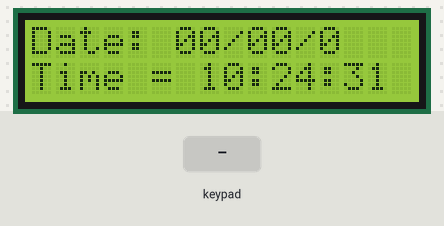
A sketch run on a simulated Arduino Uno, built with avr-gcc and run on an emulated ATmega328P. Shown: 16×2 character LCD. Inputs (shaded band) come from the test bench. The local clock reads 2024-03-15 10:24:30 at power-on unless the sketch sets it; what the sketch prints to the serial monitor is not drawn.

Above: at 1.4 s.
1.5 s: keypad keys 7 6 5 4 A pressed 0.4 s apart
At 4.4 s:
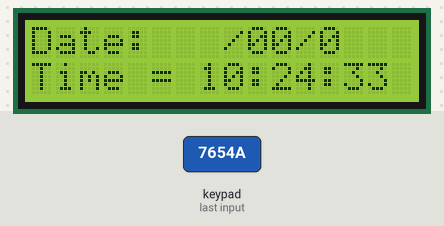
6.0 s: key '#' pressed
At 7.9 s:
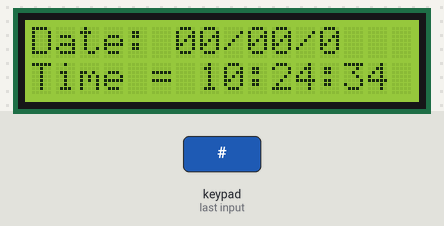
Timing chart, 0 to 9.4 s (numbered marks = the images above; inputs shaded):
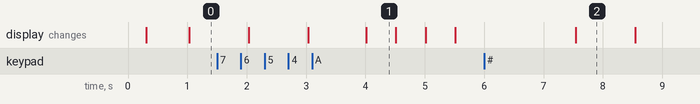

The sketch:

lab14-checkpoint3.ino
```cpp
#include <LiquidCrystal_I2C.h>
#include <Keypad_I2C.h>
#include <Keypad.h>
#include <Wire.h>
#include <TimeLib.h>
#include <DS1307RTC.h>

#define I2CADDR 0x20

const byte ROWS = 4;
const byte COLS = 4;

char hexaKeys[ROWS][COLS] = {
  {'1', '2', '3', 'A'},
  {'4', '5', '6', 'B'},
  {'7', '8', '9', 'C'},
  {'*', '0', '#', 'D'}
};

byte rowPins[ROWS] = {7, 6, 5, 4};
byte colPins[COLS] = {3, 2, 1, 0};


unsigned long last_time;  // ตัวแปรจับเวลา
int mode = 0;             // 0 = run, 1 = set time, 2 = set date
int select_time = 0;      // 0 = hour, 1 = minute
int select_date = 0;      // 0 = day, 1 = month, 2 = year
int hourDisplay;          // ตัวแปรแทน tm.hour
int minuteDisplay;        // ตัวแปรแทน tm.minute
int secondDisplay;        // ตัวแปรแทน tm.second
int dayDisplay;           // ตัวแปรแทน tm.day
int monthDisplay;         // ตัวแปรแทน tm.month
int yearDisplay;          // ตัวแปรแทน tm.year
bool isBlink = 0;         // ตัวแปรจัดการ การกระพริบ

LiquidCrystal_I2C lcd(0x27, 16, 2);
Keypad_I2C keypad( makeKeymap(hexaKeys), rowPins,
                   colPins, ROWS, COLS, I2CADDR);
tmElements_t tm;          //for DS1307

void print2digits(int number) {
  if (number >= 0 && number < 10) {
    Serial.write('0');
  }
  Serial.print(number);
}

void print2digitsLCD(int number) {
  if (number >= 0 && number < 10) {
    lcd.write('0');
  }
  lcd.print(number);
}

void setup()
{
  Serial.begin(38400);
  while (!Serial) ; // wait for Arduino Serial Monitor
  delay(200);
  lcd.init();
  lcd.backlight(); // เปิด backlight
  lcd.home();
  Wire.begin();
  keypad.begin();
  refresh_display();
}

void loop() {
  char key = keypad.getKey();
  if (mode == 0) {                        // running mode
    if (millis() - last_time > 1000) {    // ตอบสนองทุก 1 วินาที
      if (RTC.read(tm)) {
        last_time = millis();
        hourDisplay = tm.Hour;
        minuteDisplay = tm.Minute;
        secondDisplay = tm.Second;
        refresh_display();
      } else {
        if (RTC.chipPresent()) {
          Serial.println("The DS1307 is stopped. Please run the SetTime");
          Serial.println("example to initialize the time and begin running.");
          Serial.println();
        } else {
          Serial.println("DS1307 read error! Please check the circuitry.");
          Serial.println();
        }
        delay(9000);
      }
    }
    char key = keypad.getKey();           // อ่านค่าจาก keypad
    if (key == 'B') {                     // เปลี่ยน mode ตั้งเวลา เมื่อกด B
      mode = 1;
    }
    if (key == 'A') {                     // เปลี่ยน mode ตั้งวันที่ เมื่อกด A
      mode = 2;
      select_date = 0;
    }
  }
  else if (mode == 1) {                   // mode set เวลา
    char key = keypad.getKey();
    if (key != NO_KEY) {
      if (key == 'B') {                   // เลือกระหว่าง ชั่วโมง หรือ นาที
        select_time = !select_time;       // กลับโหมด 0->1->0 เมื่อกด B
      }
      if (key == 'C') {                   // กด C เป็นการเพิ่มค่า
        if (select_time) {                // สำหรับ นาที
          minuteDisplay++;
          if (minuteDisplay == 60)        // วน 0->59->0
            minuteDisplay = 0;
        } else {                          // สำหรับชั่วโมง
          hourDisplay++;
          if (hourDisplay == 24)          // วัน 0->23->0
            hourDisplay = 0;
        }
        refresh_display();                // เรียก refresh_display() เสมอ
      }
      if (key == 'D') {                   // กด D เพื่อลดค่า
        if (select_time) {                // สำหรับนาที
          minuteDisplay--;
          if (minuteDisplay == -1)        // วนลดค่า 59->0->59
            minuteDisplay = 59;
        } else {                          // สำหรับชั่วโมง
          hourDisplay--;
          if (hourDisplay == -1)          // วนลดค่า 23->0->23
            hourDisplay = 23;
        }
        refresh_display();                // เรียก refresh_display() เสมอ
      }
      if (key == '#') {                   // กด # จะ save ค่าลง DS 1307 แล้วนับต่อ
        tm.Minute = minuteDisplay;
        tm.Hour = hourDisplay;
        if (RTC.write(tm)) {
          Serial.println("[/] Write New Time Success");
          mode = 0;
        } else {                          // Handle กรณีมีข้อผิดพลาด
          Serial.println("[!] Write New Time Failed");
        }
      }

      if (millis() - last_time > 500) {     // ควบคุมการกระพิบหลักขณะที่มีการ set ค่าเวลา
        last_time = millis();               // แบบ non-blocking function
        if (select_time) {                  // สำหรับนาที
          if (isBlink) {
            lcd.setCursor(10, 1);           // ตำแหน่งของนาที คือแถวล่าง ช่อง 10-11
            lcd.print("  ");
          } else {
            lcd.setCursor(10, 1);
            print2digitsLCD(minuteDisplay); // ใช้ helper function แสดงค่า 2 หลัก
          }
          isBlink = !isBlink;
        } else {                            // สำหรัั่วโมง
          if (isBlink) {
            lcd.setCursor(7, 1);            // ตำแหน่งของนาที คือแถวบน ช่อง 7-8
            lcd.print("  ");
          } else {
            lcd.setCursor(7, 1);
            print2digitsLCD(hourDisplay);   // ใช้ helper function แสดงค่า 2 หลัก
          }
          isBlink = !isBlink;               // กลับค่า logic เพื่อให้กระพริบ
        }
      }
    }
  } else if (mode == 2) {                   // mode set วันที่
    if (key != NO_KEY) {
      if (key == 'A') {                     // เลือกระหว่างวันที่, เดือน, ปี
        refresh_display();
        select_date = (select_date + 1) % 3;    // วนระหว่าง วันที่ -> เดือน -> ปี
      }
      if (key == 'C') {                     // กด C เป็นการเพิ่มค่า
        if (select_date == 0) {             // day
          dayDisplay++;
          if (dayDisplay > 31)              // วน 0->31->0
            dayDisplay = 1;
        } else if (select_date == 1) {      // month
          monthDisplay++;                   // วน 0->12->0
          if (monthDisplay > 12)
            monthDisplay = 1;
        } else if (select_date == 2) {      // year
          yearDisplay;
        }
        refresh_display();
      }
      if (key == 'D') {                      // กด D เป็นการลดค่า
        if (select_date == 0) {              // day
          dayDisplay--;
          if (dayDisplay < 1)                // วน 31->0->31
            dayDisplay = 31;
        } else if (select_date == 1) {       // month
          monthDisplay--;
          if (monthDisplay < 1)              // วน 12->0->12
            monthDisplay = 12;
        } else if (select_date == 2) {       // year
          yearDisplay--;
        }
        refresh_display();
      }
      if (key == '#') {              // กด # จะ save ค่าลง DS 1307 แล้วนับต่อ
        tm.Day = dayDisplay;
        tm.Month = monthDisplay;
        tm.Year = CalendarYrToTm(yearDisplay);
        if (RTC.write(tm)) {
          Serial.println("[/] Write New Date Success");
          mode = 0;
        } else {    // Handle กรณีมีข้อผิดพลาด
          Serial.println("[!] Write New Date Failed");
        }
      }
    }
    if (millis() - last_time > 500) { // ควบคุมการกระพิบหลักขณะที่มีการ set ค่าวันที่
      last_time = millis();           // แบบ non-blocking function
      if (select_date == 0) {         // Day
        lcd.setCursor(6, 0);          // ตำแหน่งของวันที่ คือแถวบน ช่อง 6-7
        if (isBlink)
          lcd.print("  ");
        else print2digitsLCD(dayDisplay);
      } else if (select_date == 1) {  // Month
        lcd.setCursor(9, 0);          // ตำแหน่งของวันที่ คือแถวบน ช่อง 9-10
        if (isBlink)
          lcd.print("  ");
        else print2digitsLCD(monthDisplay);
      } else if (select_date == 2) {  // Year
        lcd.setCursor(12, 0);         // ตำแหน่งของวันที่ คือแถวบน ช่อง 12-15
        if (isBlink)
          lcd.print("    ");
        else lcd.print(yearDisplay);
      }
      isBlink = !isBlink;
    }
  }
}

void refresh_display() {
  Serial.print("Ok, Time = ");
  print2digits(tm.Hour);
  Serial.write(':');
  print2digits(tm.Minute);
  Serial.write(':');
  print2digits(tm.Second);
  Serial.print(", Date (D/M/Y) = ");
  Serial.print(tm.Day);
  Serial.write('/');
  Serial.print(tm.Month);
  Serial.write('/');
  Serial.print(tmYearToCalendar(tm.Year));
  Serial.println();
  lcd.setCursor(0, 0);
  lcd.setCursor(0, 0);
  lcd.print("Date: ");
  print2digitsLCD(dayDisplay);
  lcd.print("/");
  print2digitsLCD(monthDisplay);
  lcd.print("/");
  lcd.print(yearDisplay);

  lcd.setCursor(0, 1);
  lcd.print("Time = ");
  print2digitsLCD(hourDisplay);
  lcd.print(":");
  print2digitsLCD(minuteDisplay);
  lcd.print(":");
  print2digitsLCD(secondDisplay);
}
```

Measured:
- after the input at 6.0 s, the display: changes after 1.5 s (image 2)
- what the display in image 1 shows lasts 0.5 s, from 4.0 s to 4.5 s
